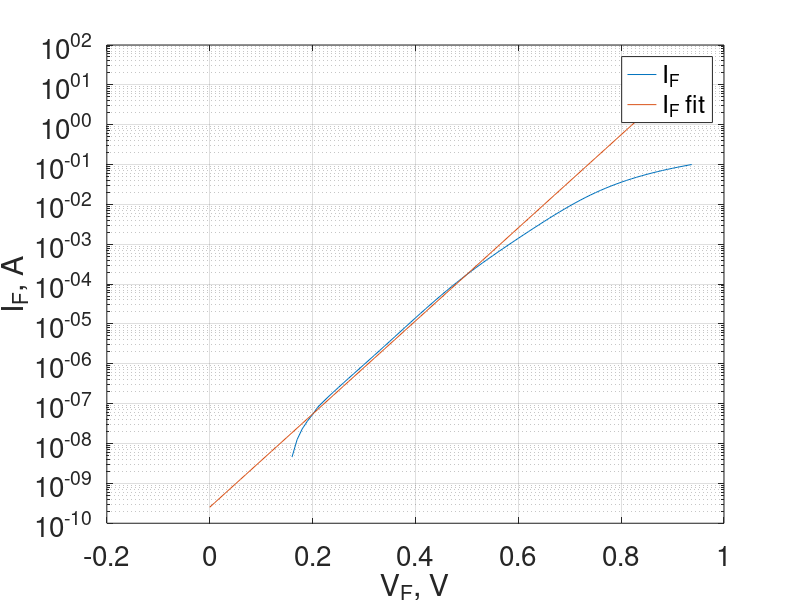
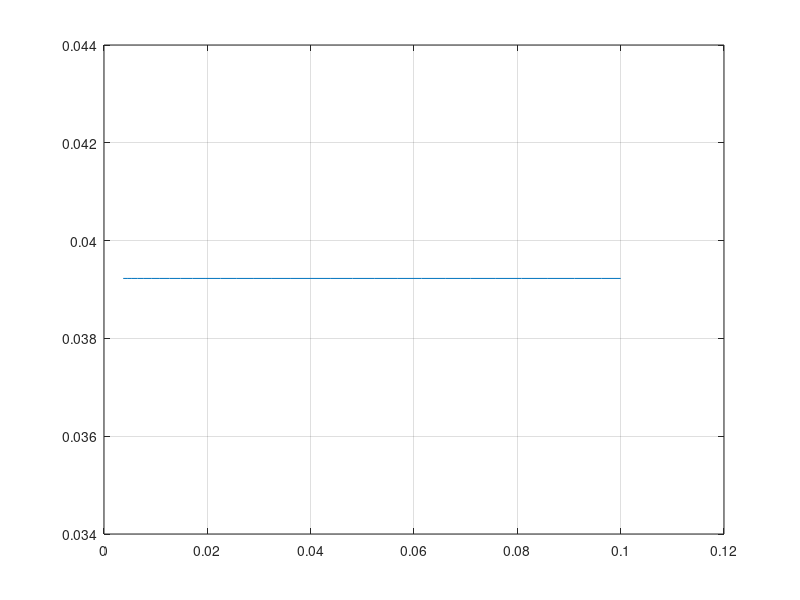
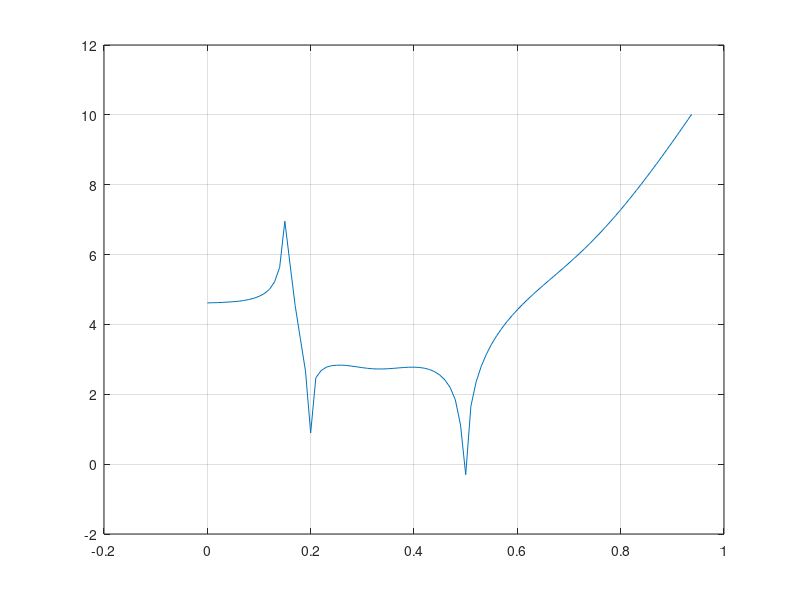

MATLAB code for these plots, in order:
%% ECE 342 - Tutorial Lab 1
close all;

%% Plot I-V characteristic
n4004_data = csvread('1N4004_fwd.csv');

v_F = n4004_data(:, 2);
i_F = n4004_data(:, 1);
i_F_fit = n4004_data(:, 6);

figure(1);

semilogy(v_F, i_F);
hold on;
semilogy(v_F, i_F_fit);
grid on;
% title('1N4004 I-V Characteristic');
set(gca,'fontsize',20);
ylabel('I_{F}, A');
xlabel('V_{F}, V');
legend('I_{F}', 'I_{F} fit');

%% Get i_f equation to find Is and n.

% Take subset from Vf = 0.2 to Vf = 0.6
v_F_sub = v_F(21:61);
i_F_sub = i_F(21:61);
i_F_equation = polyfit(v_F_sub, log(i_F_sub), 1)


%% Find Rd

i_F_sub = i_F(66:end);
v_D = v_F(66:end);
v_d = v_D - 1.50871*26e-3;

v_diff = v_D - v_d;

figure(2);
plot(i_F_sub, v_diff);
grid on;
%r = polyfit(i_F_sub, v_diff, 1)

r = mean(v_diff) / mean(i_F_sub)

%% Graph relative error

figure(3);
error_percent = 100 * ((i_F_fit - i_F) ./ i_F)
hold off;
plot(v_F, log(error_percent));
grid on;


